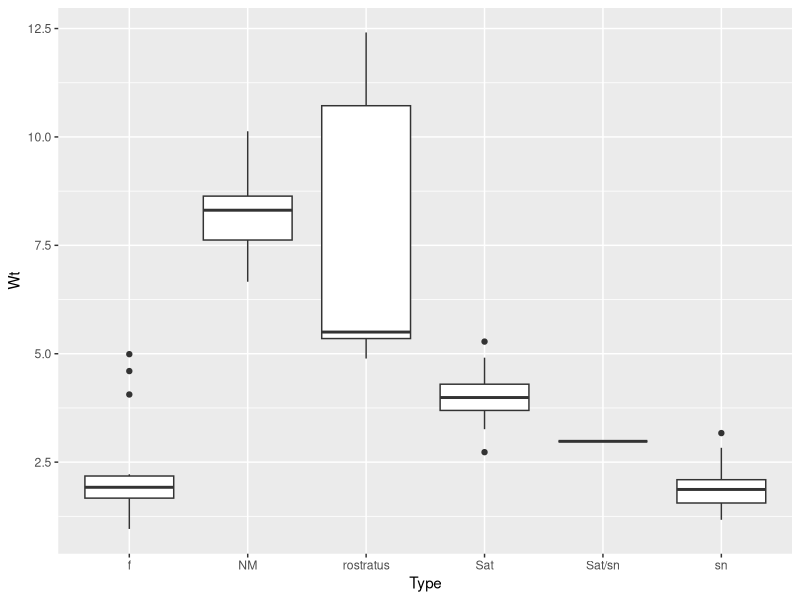
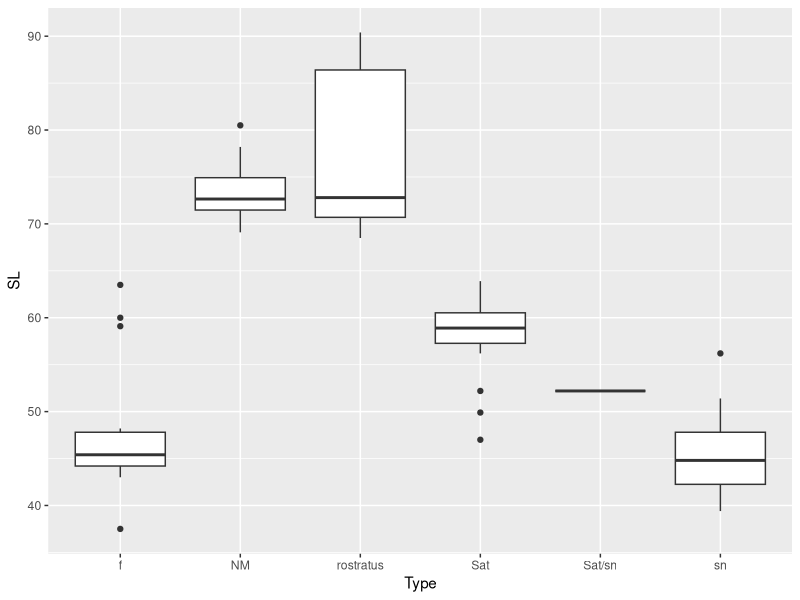
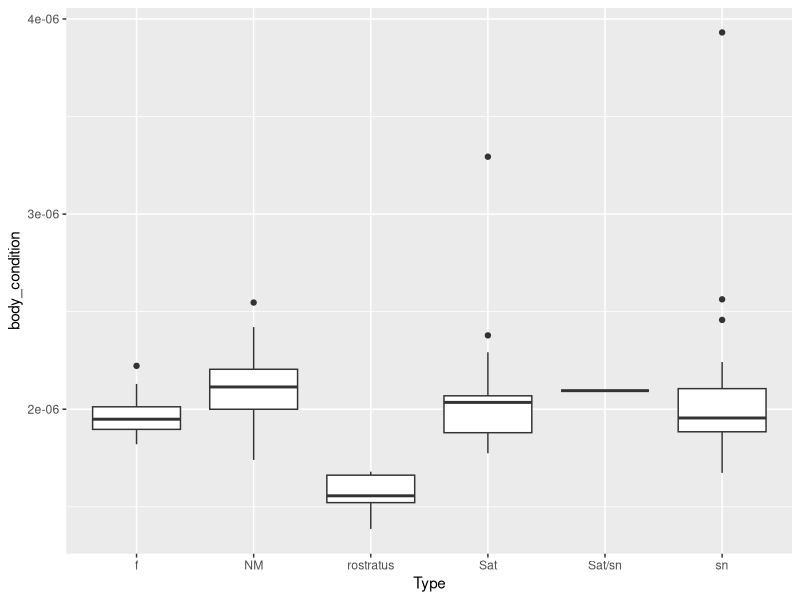
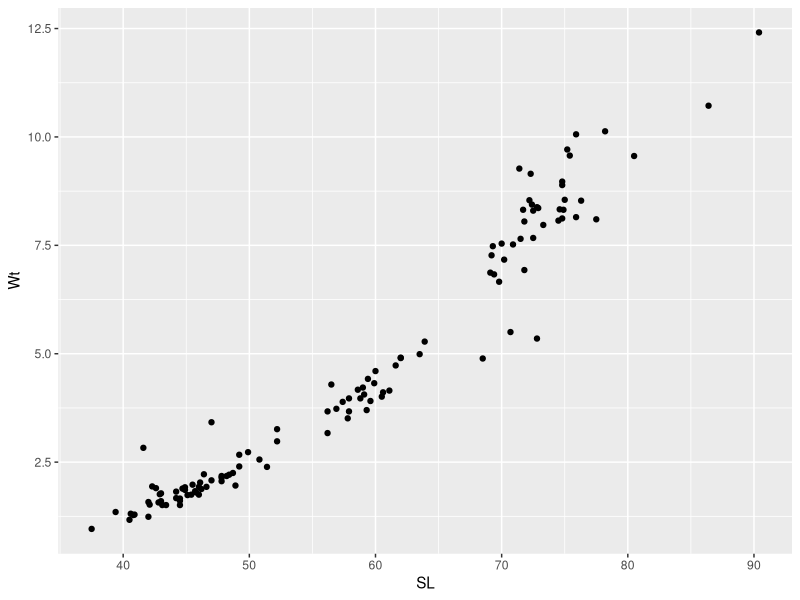

Write the R code that produced these figures, in order.
library(tidyverse)
library(readr)

## Import the data
fish_info_data <- read.csv("assignment_week_2/Corse_2016_Genetics_book.csv")

## ASSIGNMENT: Examine the structure and look for mistakes on class assignment!
# str(fish_info_data)
# summary(fish_info_data)

## ASSIGNMENT: Examine data for mistakes
# I examined and everything has the proper class assignment and 
# no errors generated in the summary.


# Select data I want to plot (Type, SL, Wt)
# Need to exlude Type(rostratus and Sat/sn)! I can't get this to work yet.
## If I take out the comment here I get only some of the rows I want. Got only 19 obs.

fish_info_data2 <- fish_info_data %>% 
#  filter(Type == c("NM", "Sat", "sn", "f")) %>% 
  select(Type, SL, Wt)


# Re-examine summary after selecting columns
# summary(fish_info_data2)


## ASSIGNMENT: Make 1-2 plots to look for errors or anomalies

# I want to rename my x axis labels. This shows me the order of x axis labels by Type
# levels(fish_info_data2$Type)

levels(fish_info_data2$Type)[1:6] <- c("Female", "NM","rostratus", "SatM","Sat/sn", "SnM")


# Plot the Wt (weight) of fish by type (Fem, NM, SatM, SnM)

ggplot(data = fish_info_data2, mapping = aes(x = Type, y = Wt)) +
  geom_boxplot()
  
# But I have introduced something weird here for the rostratus. No value at ~5.3!


#  PLot the SL (standard length) of fish by type (Fem, NM, SatM, SnM)

ggplot(data = fish_info_data2, mapping = aes(x = Type, y = SL)) +
  geom_boxplot()


#  PLot the Body Condition of fish by type (Fem, NM, SatM, SnM)

fish_info_data3 <- fish_info_data2 %>% 
  mutate(body_condition = 100 * (Wt/(10*SL)^3))

ggplot(data = fish_info_data3, mapping = aes(x = Type, y = body_condition)) +
  geom_boxplot()


# Look at Wt and SL in females only. Can't seem to filter just Females.

# fish_info_data3 <- filter(Type == "Female")
ggplot(fish_info_data3,
       aes(y = Wt, x = SL)) +
  geom_point()

